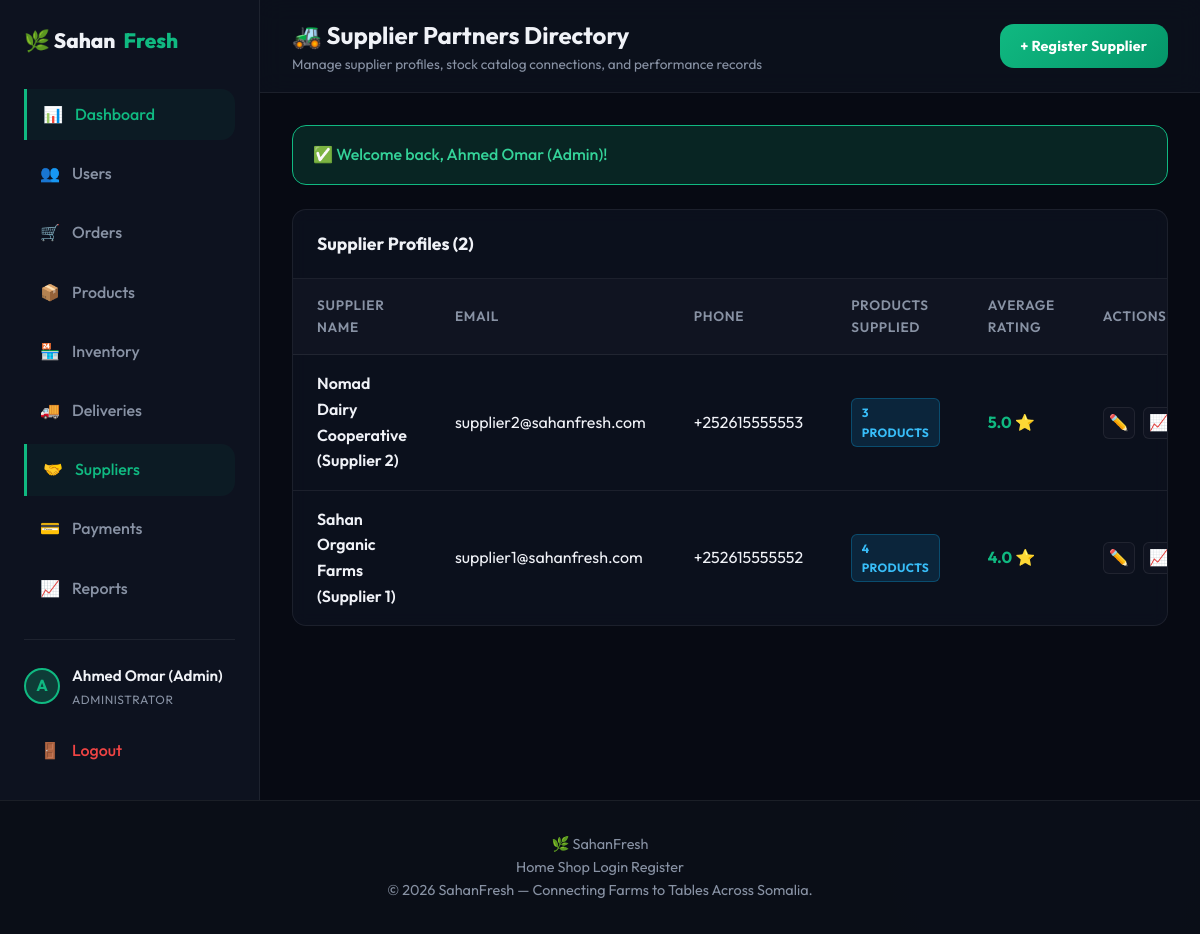
Screenshot of /suppliers/index.php (signed in) with the database file from the repository.
### tables this page shows
CREATE TABLE IF NOT EXISTS `users` (
  `id` INT AUTO_INCREMENT PRIMARY KEY,
  `name` VARCHAR(100) NOT NULL,
  `email` VARCHAR(100) NOT NULL UNIQUE,
  `password` VARCHAR(255) NOT NULL,
  `role` ENUM('admin', 'supplier', 'customer', 'driver') NOT NULL,
  `phone` VARCHAR(20) DEFAULT NULL,
  `address` TEXT DEFAULT NULL,
  `created_at` TIMESTAMP DEFAULT CURRENT_TIMESTAMP,
  `updated_at` TIMESTAMP DEFAULT CURRENT_TIMESTAMP ON UPDATE CURRENT_TIMESTAMP
);

### config/session.php (called while the page is built, shortened)
<?php
function get_flash_message($type) {
    if (isset($_SESSION['flash'][$type])) {
        $msg = $_SESSION['flash'][$type];
        return $msg;
    }
    return null;
}
?>

### suppliers/index.php (the view, shortened to what this page needs)
<?php
require_once __DIR__ . '/../config/database.php';
require_once __DIR__ . '/../config/session.php';
$suppliers = $conn->query("
    SELECT u.*,
    (SELECT COUNT(*) FROM products WHERE supplier_id = u.id) as product_count,
    (SELECT COALESCE(AVG(rating), 0) FROM supplier_performance WHERE supplier_id = u.id) as avg_rating
    FROM users u
    WHERE u.role = 'supplier'
    ORDER BY u.name
")->fetchAll(PDO::FETCH_ASSOC);
include __DIR__ . '/../includes/header.php';
?>
<div class="dashboard-layout">
<?php include __DIR__ . '/../includes/sidebar.php'; ?>
<div class="dashboard-main">
<div class="dashboard-header">
    <div class="dashboard-title">
        <h2>🚜 Supplier Partners Directory</h2>
        <p>Manage supplier profiles, stock catalog connections, and performance records</p>
    </div>
    <a href="<?php echo BASE_URL; ?>suppliers/create.php" class="btn btn-primary">+ Register Supplier</a>
</div>
<div class="dashboard-content">
    <?php if ($msg = get_flash_message('success')): ?>
    <div class="alert alert-success">✅ <?php echo htmlspecialchars($msg); ?></div>
    <?php endif; ?>
    <div class="table-container">
        <div class="table-header-bar">
            <div class="table-title">Supplier Profiles (<?php echo count($suppliers); ?>)</div>
        </div>
        <table class="admin-table">
            <thead>
                <tr>
                    <th>Supplier Name</th>
                    <th>Email</th>
                    <th>Phone</th>
                    <th>Products Supplied</th>
                    <th>Average Rating</th>
                    <th>Actions</th>
                </tr>
            </thead>
            <tbody>
            <?php foreach ($suppliers as $s): ?>
            <tr>
                <td style="font-weight:600;"><?php echo htmlspecialchars($s['name']); ?></td>
                <td><?php echo htmlspecialchars($s['email']); ?></td>
                <td><?php echo htmlspecialchars($s['phone'] ?? 'N/A'); ?></td>
                <td><span class="badge badge-info"><?php echo $s['product_count']; ?> products</span></td>
                <td>
                    <div style="color:var(--primary); font-weight:700;">
                        <?php
                        $rating = (float)$s['avg_rating'];
                        if ($rating > 0) {
                            echo number_format($rating, 1) . ' ⭐';
                        } else {
                            echo '<span style="color:var(--text-muted); font-weight:normal;">Unrated</span>';
                        }
                        ?>
                    </div>
                </td>
                <td>
                    <div class="action-buttons">
                        <a href="<?php echo BASE_URL; ?>suppliers/edit.php?id=<?php echo $s['id']; ?>" class="btn-icon edit" title="Edit Profile">✏️</a>
                        <a href="<?php echo BASE_URL; ?>suppliers/performance.php?supplier_id=<?php echo $s['id']; ?>" class="btn-icon" title="View Performance Metrics">📈</a>
                    </div>
                </td>
            </tr>
            <?php endforeach; ?>
            </tbody>
        </table>
    </div>
</div>
</div>
</div>
<?php include __DIR__ . '/../includes/footer.php'; ?>

### assets/css/style.css (style rules this page uses)
:root { --bg-main: #07090f; --bg-card: rgba(13, 18, 32, 0.8); --bg-header: rgba(7, 9, 15, 0.7); --border-color: rgba(255, 255, 255, 0.07); --primary: #10b981; --primary-hover: #059669; --primary-glow: rgba(16, 185, 129, 0.25); --accent: #6366f1; --accent-glow: rgba(99, 102, 241, 0.2); --danger: #ef4444; --warning: #f59e0b; --info: #0ea5e9; --text-main: #f0f2f7; --text-muted: #8892a4; --text-dark: #111827; --font-sans: 'Outfit', -apple-system, BlinkMacSystemFont, "Segoe UI", Roboto, sans-serif; --transition: all 0.3s cubic-bezier(0.4, 0, 0.2, 1); --radius: 14px; --radius-sm: 8px; }
* { margin: 0; padding: 0; box-sizing: border-box; }
body { font-family: var(--font-sans); background-color: var(--bg-main); color: var(--text-main); line-height: 1.6; min-height: 100vh; display: flex; flex-direction: column; overflow-x: hidden; }
body::before { content: ''; position: fixed; top: -20%; left: -15%; width: 55%; height: 55%; background: radial-gradient(circle, rgba(16, 185, 129, 0.04) 0%, transparent 70%); z-index: -1; pointer-events: none; }
body::after { content: ''; position: fixed; bottom: -20%; right: -15%; width: 55%; height: 55%; background: radial-gradient(circle, rgba(99, 102, 241, 0.04) 0%, transparent 70%); z-index: -1; pointer-events: none; }
a { color: inherit; text-decoration: none; transition: var(--transition); }
.btn { display: inline-flex; align-items: center; justify-content: center; padding: 0.65rem 1.3rem; font-weight: 700; border-radius: var(--radius); transition: var(--transition); cursor: pointer; font-size: 0.9rem; border: none; gap: 0.5rem; letter-spacing: .01em; font-family: var(--font-sans); }
.btn-primary { background: linear-gradient(135deg, var(--primary), #059669); color: #fff; box-shadow: 0 0 0 rgba(16,185,129,0); }
.alert { padding: 1rem 1.25rem; border-radius: var(--radius); margin-bottom: 1.5rem; font-weight: 500; display: flex; align-items: center; gap: 0.75rem; }
.alert-success { background-color: rgba(16, 185, 129, 0.15); border: 1px solid var(--primary); color: #34d399; }

### assets/css/admin.css (style rules this page uses)
.dashboard-layout { display: flex; min-height: 100vh; width: 100%; }
.dashboard-main { flex-grow: 1; display: flex; flex-direction: column; background-color: #070a13; overflow-y: auto; }
.dashboard-header { background-color: rgba(13, 18, 31, 0.8); backdrop-filter: blur(12px); border-bottom: 1px solid var(--border-color); padding: 1rem 2rem; display: flex; justify-content: space-between; align-items: center; position: sticky; top: 0; z-index: 90; }
.dashboard-title h2 { font-size: 1.5rem; font-weight: 700; }
.dashboard-title p { font-size: 0.85rem; color: var(--text-muted); }
.dashboard-content { padding: 2rem; max-width: 1400px; width: 100%; margin: 0 auto; }
.table-container { background: var(--bg-card); border: 1px solid var(--border-color); border-radius: var(--radius); overflow: hidden; margin-bottom: 2rem; backdrop-filter: blur(8px); }
.table-header-bar { padding: 1.25rem 1.5rem; border-bottom: 1px solid var(--border-color); display: flex; justify-content: space-between; align-items: center; flex-wrap: wrap; gap: 1rem; }
.table-title { font-size: 1.1rem; font-weight: 700; }
.admin-table { width: 100%; border-collapse: collapse; text-align: left; }
.admin-table th, .admin-table td { padding: 1rem 1.5rem; border-bottom: 1px solid var(--border-color); }
.admin-table th { background-color: rgba(255, 255, 255, 0.02); color: var(--text-muted); font-size: 0.85rem; font-weight: 600; text-transform: uppercase; letter-spacing: 0.05em; }
.admin-table tr:last-child td { border-bottom: none; }
.badge { display: inline-flex; align-items: center; padding: 0.25rem 0.6rem; font-size: 0.75rem; font-weight: 700; border-radius: 6px; text-transform: uppercase; letter-spacing: 0.03em; }
.badge-info { background-color: rgba(14, 165, 233, 0.15); color: #38bdf8; border: 1px solid rgba(14, 165, 233, 0.3); }
.action-buttons { display: flex; gap: 0.5rem; }
.btn-icon { width: 32px; height: 32px; border-radius: 6px; display: inline-flex; align-items: center; justify-content: center; border: 1px solid var(--border-color); background: rgba(255,255,255,0.02); color: var(--text-muted); cursor: pointer; transition: var(--transition); }

### rows the page displays
users: name "Nomad Dairy Cooperative (Supplier 2)", email "supplier2@sahanfresh.com", phone "+252615555553", product_count "3", rating "5.0"
users: name "Sahan Organic Farms (Supplier 1)", email "supplier1@sahanfresh.com", phone "+252615555552", product_count "4", rating "4.0"

### other values shown
$item['icon'] "📊"
$item['label'] "Dashboard"
$item['icon'] "👥"
$item['label'] "Users"
$item['icon'] "🛒"
$item['label'] "Orders"
$item['icon'] "📦"
$item['label'] "Products"
$item['icon'] "🏪"
$item['label'] "Inventory"
$item['icon'] "🚚"
$item['label'] "Deliveries"
$item['icon'] "🤝"
$item['label'] "Suppliers"
$item['icon'] "💳"
